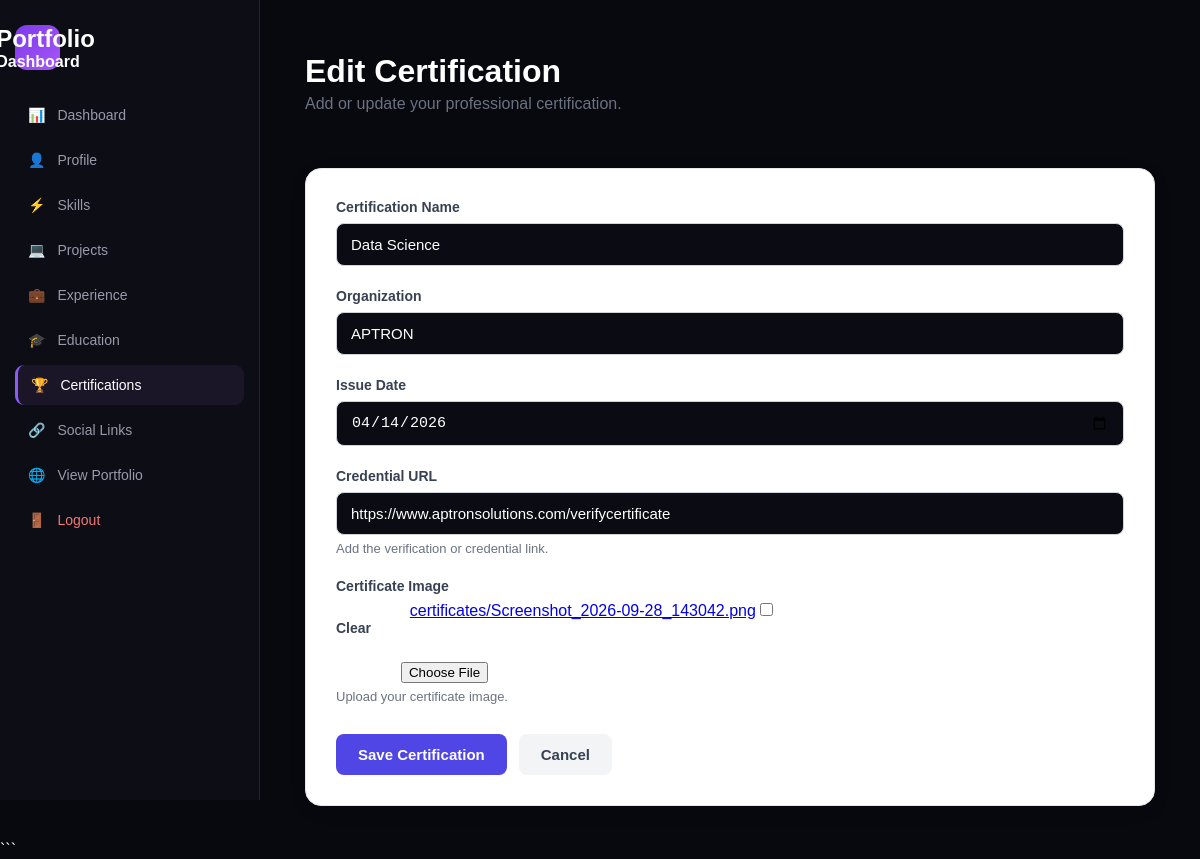
The page /dashboard/certifications/1/edit/ (signed in) on the database its author committed.
### portfolio/models.py (models this page shows, shortened)
class Certification(models.Model):
    name = models.CharField(
        max_length=200
    )
    organization = models.CharField(
        max_length=200
    )
    issue_date = models.DateField(
        blank=True,
        null=True
    )
    credential_url = models.URLField(
        blank=True
    )
    certificate_image = models.ImageField(
        upload_to="certificates/",
        blank=True,
        null=True
    )

### portfolio/views.py (the view)
@staff_member_required
def certification_edit(request, pk):
    certification = get_object_or_404(
        Certification,
        pk=pk
    )
    if request.method == "POST":
        form = CertificationForm(
            request.POST,
            request.FILES,
            instance=certification
        )
        if form.is_valid():
            form.save()
            messages.success(
                request,
                "Certification updated successfully."
            )
            return redirect("certification_list")
    else:
        form = CertificationForm(
            instance=certification
        )
    return render(
        request,
        "portfolio/dashboard/certification_form.html",
        {
            "form": form,
            "title": "Edit Certification",
        }
    )

### portfolio/forms.py
class CertificationForm(forms.ModelForm):
    class Meta:
        model = Certification
        fields = [
            "name",
            "organization",
            "issue_date",
            "credential_url",
            "certificate_image",
        ]
        widgets = {
            "name": forms.TextInput(attrs={
                "class": "form-control",
                "placeholder": "Machine Learning Certification",
            }),
            "organization": forms.TextInput(attrs={
                "class": "form-control",
                "placeholder": "Organization",
            }),
            "issue_date": forms.DateInput(attrs={
                "class": "form-control",
                "type": "date",
            }),
            "credential_url": forms.URLInput(attrs={
                "class": "form-control",
                "placeholder": "https://...",
            }),
        }

### templates/portfolio/dashboard/certification_form.html (shortened to what this page needs)
{% load static %}
<!DOCTYPE html>
<html lang="en">
<head>
    <link
        rel="stylesheet"
        href="{% static 'css/dashboard.css' %}"
    >
</head>
<body>
<div class="dashboard-wrapper">
    <aside class="sidebar">
        <div class="sidebar-logo">
            <div>
                <h2>Portfolio</h2>
                <span>Dashboard</span>
            </div>
        </div>
        <nav class="sidebar-nav">
            <a
                href="{% url 'dashboard' %}"
                class="nav-item"
            >
                <span>📊</span>
                Dashboard
            </a>
            <a
                href="{% url 'profile_edit' %}"
                class="nav-item"
            >
                <span>👤</span>
                Profile
            </a>
            <a
                href="{% url 'skill_list' %}"
                class="nav-item"
            >
                <span>⚡</span>
                Skills
            </a>
            <a
                href="{% url 'project_list' %}"
                class="nav-item"
            >
                <span>💻</span>
                Projects
            </a>
            <a
                href="{% url 'experience_list' %}"
                class="nav-item"
            >
                <span>💼</span>
                Experience
            </a>
            <a
                href="{% url 'education_list' %}"
                class="nav-item"
            >
                <span>🎓</span>
                Education
            </a>
            <a
                href="{% url 'certification_list' %}"
                class="nav-item active"
            >
                <span>🏆</span>
                Certifications
            </a>
            <a
                href="{% url 'social_list' %}"
                class="nav-item"
            >
                <span>🔗</span>
                Social Links
            </a>
        </nav>
        <div class="sidebar-bottom">
            <a
                href="{% url 'home' %}"
                class="nav-item"
            >
                <span>🌐</span>
                View Portfolio
            </a>
            <a
                href="{% url 'dashboard_logout' %}"
                class="nav-item logout-item"
            >
                <span>🚪</span>
                Logout
            </a>
        </div>
    </aside>
    <main class="dashboard-main">
        <header class="dashboard-header">
            <div class="page-header">
                <h1>
                    {{ title }}
                </h1>
                <p>
                    Add or update your professional certification.
                </p>
            </div>
        </header>
        <div class="form-container">
            <div class="form-card">
                <form
                    method="POST"
                    enctype="multipart/form-data"
                >
                    <div class="form-group">
                        <label for="{{ form.name.id_for_label }}">
                            Certification Name
                        </label>
                        {{ form.name }}
                    </div>
                    <div class="form-group">
                        <label for="{{ form.organization.id_for_label }}">
                            Organization
                        </label>
                        {{ form.organization }}
                    </div>
                    <div class="form-group">
                        <label for="{{ form.issue_date.id_for_label }}">
                            Issue Date
                        </label>
                        {{ form.issue_date }}
                    </div>
                    <div class="form-group">
                        <label for="{{ form.credential_url.id_for_label }}">
                            Credential URL
                        </label>
                        {{ form.credential_url }}
                        <div class="help-text">
                            Add the verification or credential link.
                        </div>
                    </div>
                    <div class="form-group">
                        <label for="{{ form.certificate_image.id_for_label }}">
                            Certificate Image
                        </label>
                        {{ form.certificate_image }}
                        <div class="help-text">
                            Upload your certificate image.
                        </div>
                    </div>
                    <div class="form-actions">
                        <button
                            type="submit"
                            class="save-btn"
                        >
                            Save Certification
                        </button>
                        <a
                            href="{% url 'certification_list' %}"
                            class="cancel-btn"
                        >
                            Cancel
                        </a>
                    </div>
                </form>
            </div>
        </div>
    </main>
</div>
</body>
</html>

### static/css/dashboard.css (style rules this page uses)
* { margin: 0; padding: 0; box-sizing: border-box; }
body { font-family: Arial, Helvetica, sans-serif; background: #08080f; color: #ffffff; }
.form-group { margin-bottom: 20px; }
.form-group label { display: block; margin-bottom: 8px; color: #d5d5df; font-size: 14px; font-weight: 600; }
.form-control { width: 100%; padding: 13px 15px; border: 1px solid #303041; border-radius: 10px; background: #0b0b13; color: #ffffff; font-size: 15px; outline: none; transition: 0.3s; }
.sidebar { width: 260px; min-height: 100vh; position: fixed; left: 0; top: 0; background: #0d0d15; border-right: 1px solid #242431; padding: 25px 15px; }
.sidebar-logo { width: 45px; height: 45px; display: flex; align-items: center; justify-content: center; border-radius: 12px; background: linear-gradient( 135deg, #7c3aed, #a855f7 ); font-weight: 800; }
.sidebar-nav { margin-top: 25px; }
.nav-item { display: flex; align-items: center; gap: 12px; padding: 12px 13px; margin-bottom: 5px; border-radius: 9px; color: #9999aa; text-decoration: none; font-size: 14px; transition: 0.25s; }
.nav-item:hover, .nav-item.active { background: #1a1628; color: #ffffff; }
.nav-item.active { border-left: 3px solid #8b5cf6; }
.logout-item { color: #ef7777; }
.dashboard-main { width: calc(100% - 260px); margin-left: 260px; padding: 35px 45px; }
.dashboard-header { display: flex; align-items: center; justify-content: space-between; margin-bottom: 30px; }
.dashboard-header h1 { font-size: 32px; }

### templates/portfolio/dashboard/certification_form.html (style rules this page uses)
.form-container { max-width: 850px; }
.form-card { background: #fff; border-radius: 16px; padding: 30px; box-shadow: 0 5px 20px rgba(0,0,0,0.06); border: 1px solid #e5e7eb; }
.form-group { margin-bottom: 22px; }
.form-group label { display: block; margin-bottom: 8px; font-weight: 600; color: #374151; }
.form-control { width: 100%; padding: 12px 14px; border: 1px solid #d1d5db; border-radius: 8px; font-size: 15px; box-sizing: border-box; }
.help-text { color: #6b7280; font-size: 13px; margin-top: 6px; }
.form-actions { display: flex; gap: 12px; margin-top: 30px; }
.save-btn, .cancel-btn { padding: 12px 22px; border-radius: 8px; border: none; text-decoration: none; font-size: 15px; font-weight: 600; cursor: pointer; }
.save-btn { background: #4f46e5; color: white; }
.cancel-btn { background: #f3f4f6; color: #374151; }
.page-header { margin-bottom: 25px; }
.page-header h1 { margin-bottom: 5px; }
.page-header p { color: #6b7280; }

### rows shown on the page
Certification: name "Data Science", organization "APTRON", issue_date "04/14/2026", credential_url "https://www.aptronsolutions.com/verifycertificate"

### other values the page prints
{{ title }} "Edit Certification"
